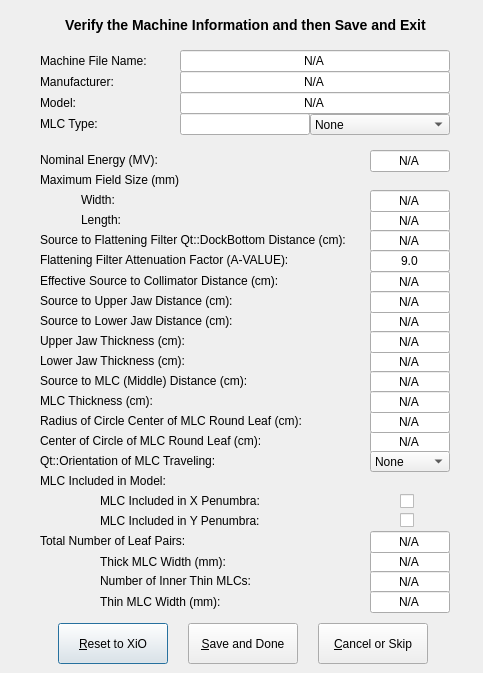
<?xml version="1.0" encoding="UTF-8"?>
<ui version="4.0">
 <class>MachineInfo</class>
 <widget class="QDialog" name="MachineInfo">
  <property name="geometry">
   <rect>
    <x>0</x>
    <y>0</y>
    <width>483</width>
    <height>673</height>
   </rect>
  </property>
  <property name="windowTitle">
   <string>Machine Information</string>
  </property>
  <widget class="QLineEdit" name="MaxFSLLineEdit">
   <property name="geometry">
    <rect>
     <x>370</x>
     <y>210</y>
     <width>80</width>
     <height>22</height>
    </rect>
   </property>
   <property name="text">
    <string>N/A</string>
   </property>
   <property name="alignment">
    <set>Qt::AlignHCenter</set>
   </property>
  </widget>
  <widget class="QLabel" name="MaxFSLLabel">
   <property name="geometry">
    <rect>
     <x>81</x>
     <y>210</y>
     <width>270</width>
     <height>20</height>
    </rect>
   </property>
   <property name="text">
    <string>Length:</string>
   </property>
   <property name="wordWrap">
    <bool>false</bool>
   </property>
  </widget>
  <widget class="QLabel" name="MaxFSWLabel">
   <property name="geometry">
    <rect>
     <x>81</x>
     <y>190</y>
     <width>270</width>
     <height>20</height>
    </rect>
   </property>
   <property name="text">
    <string>Width:</string>
   </property>
   <property name="wordWrap">
    <bool>false</bool>
   </property>
  </widget>
  <widget class="QLabel" name="MLCLabel">
   <property name="geometry">
    <rect>
     <x>40</x>
     <y>114</y>
     <width>140</width>
     <height>20</height>
    </rect>
   </property>
   <property name="frameShape">
    <enum>QFrame::NoFrame</enum>
   </property>
   <property name="frameShadow">
    <enum>QFrame::Plain</enum>
   </property>
   <property name="text">
    <string>MLC Type:</string>
   </property>
   <property name="wordWrap">
    <bool>false</bool>
   </property>
  </widget>
  <widget class="QLabel" name="ModelLabel">
   <property name="geometry">
    <rect>
     <x>40</x>
     <y>93</y>
     <width>140</width>
     <height>20</height>
    </rect>
   </property>
   <property name="frameShape">
    <enum>QFrame::NoFrame</enum>
   </property>
   <property name="frameShadow">
    <enum>QFrame::Plain</enum>
   </property>
   <property name="text">
    <string>Model:</string>
   </property>
   <property name="wordWrap">
    <bool>false</bool>
   </property>
  </widget>
  <widget class="QLabel" name="ManufacturerLabel">
   <property name="geometry">
    <rect>
     <x>40</x>
     <y>72</y>
     <width>140</width>
     <height>20</height>
    </rect>
   </property>
   <property name="frameShape">
    <enum>QFrame::NoFrame</enum>
   </property>
   <property name="frameShadow">
    <enum>QFrame::Plain</enum>
   </property>
   <property name="text">
    <string>Manufacturer:</string>
   </property>
   <property name="wordWrap">
    <bool>false</bool>
   </property>
  </widget>
  <widget class="QLabel" name="FileNameLable">
   <property name="geometry">
    <rect>
     <x>40</x>
     <y>51</y>
     <width>140</width>
     <height>20</height>
    </rect>
   </property>
   <property name="frameShape">
    <enum>QFrame::NoFrame</enum>
   </property>
   <property name="frameShadow">
    <enum>QFrame::Plain</enum>
   </property>
   <property name="text">
    <string>Machine File Name:</string>
   </property>
   <property name="wordWrap">
    <bool>false</bool>
   </property>
  </widget>
  <widget class="QLabel" name="HeadTextLabel">
   <property name="geometry">
    <rect>
     <x>10</x>
     <y>10</y>
     <width>471</width>
     <height>31</height>
    </rect>
   </property>
   <property name="text">
    <string>&lt;font size=&quot;+1&quot;&gt;&lt;b&gt;Verify the Machine Information and then Save and Exit&lt;/b&gt;&lt;/font&gt;</string>
   </property>
   <property name="alignment">
    <set>Qt::AlignCenter</set>
   </property>
   <property name="wordWrap">
    <bool>false</bool>
   </property>
  </widget>
  <widget class="QLineEdit" name="FileNameLineEdit">
   <property name="geometry">
    <rect>
     <x>180</x>
     <y>50</y>
     <width>270</width>
     <height>22</height>
    </rect>
   </property>
   <property name="text">
    <string>N/A</string>
   </property>
   <property name="alignment">
    <set>Qt::AlignHCenter</set>
   </property>
   <property name="readOnly">
    <bool>true</bool>
   </property>
  </widget>
  <widget class="QLineEdit" name="ManufacturerLineEdit">
   <property name="geometry">
    <rect>
     <x>180</x>
     <y>71</y>
     <width>270</width>
     <height>22</height>
    </rect>
   </property>
   <property name="text">
    <string>N/A</string>
   </property>
   <property name="alignment">
    <set>Qt::AlignHCenter</set>
   </property>
   <property name="readOnly">
    <bool>true</bool>
   </property>
  </widget>
  <widget class="QLineEdit" name="ModelLineEdit">
   <property name="geometry">
    <rect>
     <x>180</x>
     <y>92</y>
     <width>270</width>
     <height>22</height>
    </rect>
   </property>
   <property name="text">
    <string>N/A</string>
   </property>
   <property name="alignment">
    <set>Qt::AlignHCenter</set>
   </property>
  </widget>
  <widget class="QLineEdit" name="LineEditMLCtype">
   <property name="geometry">
    <rect>
     <x>180</x>
     <y>113</y>
     <width>130</width>
     <height>22</height>
    </rect>
   </property>
   <property name="text">
    <string/>
   </property>
   <property name="alignment">
    <set>Qt::AlignHCenter</set>
   </property>
  </widget>
  <widget class="QComboBox" name="comboBoxMLCtype">
   <property name="geometry">
    <rect>
     <x>310</x>
     <y>114</y>
     <width>140</width>
     <height>21</height>
    </rect>
   </property>
   <item>
    <property name="text">
     <string>None</string>
    </property>
   </item>
   <item>
    <property name="text">
     <string>SIMPLE-MLC</string>
    </property>
   </item>
   <item>
    <property name="text">
     <string>DBLFOCUS-MLC</string>
    </property>
   </item>
   <item>
    <property name="text">
     <string>RNDFOCUS-MLC</string>
    </property>
   </item>
   <item>
    <property name="text">
     <string>ELEKTA-MLC</string>
    </property>
   </item>
   <item>
    <property name="text">
     <string>VARIAN-MLC</string>
    </property>
   </item>
  </widget>
  <widget class="QLabel" name="MaxFSLabel">
   <property name="geometry">
    <rect>
     <x>40</x>
     <y>170</y>
     <width>310</width>
     <height>20</height>
    </rect>
   </property>
   <property name="text">
    <string>Maximum Field Size (mm)</string>
   </property>
   <property name="wordWrap">
    <bool>false</bool>
   </property>
  </widget>
  <widget class="QLabel" name="NormEnergyLabel">
   <property name="geometry">
    <rect>
     <x>40</x>
     <y>150</y>
     <width>310</width>
     <height>20</height>
    </rect>
   </property>
   <property name="frameShape">
    <enum>QFrame::NoFrame</enum>
   </property>
   <property name="frameShadow">
    <enum>QFrame::Plain</enum>
   </property>
   <property name="text">
    <string>Nominal Energy (MV):</string>
   </property>
   <property name="wordWrap">
    <bool>false</bool>
   </property>
  </widget>
  <widget class="QLineEdit" name="EnergyLineEdit">
   <property name="geometry">
    <rect>
     <x>370</x>
     <y>150</y>
     <width>80</width>
     <height>22</height>
    </rect>
   </property>
   <property name="text">
    <string>N/A</string>
   </property>
   <property name="alignment">
    <set>Qt::AlignHCenter</set>
   </property>
  </widget>
  <widget class="QLineEdit" name="MaxFSWLineEdit">
   <property name="geometry">
    <rect>
     <x>370</x>
     <y>190</y>
     <width>80</width>
     <height>22</height>
    </rect>
   </property>
   <property name="text">
    <string>N/A</string>
   </property>
   <property name="alignment">
    <set>Qt::AlignHCenter</set>
   </property>
  </widget>
  <widget class="QLabel" name="SFDLabel">
   <property name="geometry">
    <rect>
     <x>40</x>
     <y>230</y>
     <width>310</width>
     <height>20</height>
    </rect>
   </property>
   <property name="text">
    <string>Source to Flattening Filter Qt::DockBottom Distance (cm):</string>
   </property>
   <property name="wordWrap">
    <bool>false</bool>
   </property>
  </widget>
  <widget class="QLineEdit" name="SFDLineEdit">
   <property name="geometry">
    <rect>
     <x>370</x>
     <y>230</y>
     <width>80</width>
     <height>22</height>
    </rect>
   </property>
   <property name="text">
    <string>N/A</string>
   </property>
   <property name="alignment">
    <set>Qt::AlignHCenter</set>
   </property>
  </widget>
  <widget class="QLabel" name="ESCDLabel">
   <property name="geometry">
    <rect>
     <x>40</x>
     <y>271</y>
     <width>310</width>
     <height>20</height>
    </rect>
   </property>
   <property name="text">
    <string>Effective Source to Collimator Distance (cm):</string>
   </property>
   <property name="wordWrap">
    <bool>false</bool>
   </property>
  </widget>
  <widget class="QLabel" name="iMLCLabel">
   <property name="geometry">
    <rect>
     <x>100</x>
     <y>571</y>
     <width>250</width>
     <height>20</height>
    </rect>
   </property>
   <property name="text">
    <string>Number of Inner Thin MLCs:</string>
   </property>
   <property name="wordWrap">
    <bool>false</bool>
   </property>
  </widget>
  <widget class="QLabel" name="LJTLabel">
   <property name="geometry">
    <rect>
     <x>40</x>
     <y>351</y>
     <width>310</width>
     <height>20</height>
    </rect>
   </property>
   <property name="text">
    <string>Lower Jaw Thickness (cm):</string>
   </property>
   <property name="wordWrap">
    <bool>false</bool>
   </property>
  </widget>
  <widget class="QLabel" name="tkMLCLabel">
   <property name="geometry">
    <rect>
     <x>100</x>
     <y>551</y>
     <width>250</width>
     <height>21</height>
    </rect>
   </property>
   <property name="text">
    <string>Thick MLC Width (mm):</string>
   </property>
   <property name="wordWrap">
    <bool>false</bool>
   </property>
  </widget>
  <widget class="QLabel" name="cMLCLabel">
   <property name="geometry">
    <rect>
     <x>40</x>
     <y>431</y>
     <width>310</width>
     <height>20</height>
    </rect>
   </property>
   <property name="text">
    <string>Center of Circle of MLC Round Leaf (cm):</string>
   </property>
   <property name="wordWrap">
    <bool>false</bool>
   </property>
  </widget>
  <widget class="QLineEdit" name="ESCDLineEdit">
   <property name="geometry">
    <rect>
     <x>370</x>
     <y>271</y>
     <width>80</width>
     <height>22</height>
    </rect>
   </property>
   <property name="text">
    <string>N/A</string>
   </property>
   <property name="alignment">
    <set>Qt::AlignHCenter</set>
   </property>
  </widget>
  <widget class="QLabel" name="thMLCLabel">
   <property name="geometry">
    <rect>
     <x>100</x>
     <y>591</y>
     <width>250</width>
     <height>21</height>
    </rect>
   </property>
   <property name="text">
    <string>Thin MLC Width (mm):</string>
   </property>
   <property name="wordWrap">
    <bool>false</bool>
   </property>
  </widget>
  <widget class="QLabel" name="rMLCLabel">
   <property name="geometry">
    <rect>
     <x>40</x>
     <y>411</y>
     <width>310</width>
     <height>20</height>
    </rect>
   </property>
   <property name="text">
    <string>Radius of Circle Center of MLC Round Leaf (cm):</string>
   </property>
   <property name="wordWrap">
    <bool>false</bool>
   </property>
  </widget>
  <widget class="QLabel" name="xMLCLabel">
   <property name="geometry">
    <rect>
     <x>100</x>
     <y>491</y>
     <width>250</width>
     <height>20</height>
    </rect>
   </property>
   <property name="text">
    <string>MLC Included in X Penumbra:</string>
   </property>
   <property name="wordWrap">
    <bool>false</bool>
   </property>
  </widget>
  <widget class="QLineEdit" name="SLJDLineEdit">
   <property name="geometry">
    <rect>
     <x>370</x>
     <y>311</y>
     <width>80</width>
     <height>22</height>
    </rect>
   </property>
   <property name="text">
    <string>N/A</string>
   </property>
   <property name="alignment">
    <set>Qt::AlignHCenter</set>
   </property>
  </widget>
  <widget class="QLineEdit" name="tkMLCLineEdit">
   <property name="geometry">
    <rect>
     <x>370</x>
     <y>551</y>
     <width>80</width>
     <height>22</height>
    </rect>
   </property>
   <property name="text">
    <string>N/A</string>
   </property>
   <property name="alignment">
    <set>Qt::AlignHCenter</set>
   </property>
  </widget>
  <widget class="QLabel" name="SUJDLabel">
   <property name="geometry">
    <rect>
     <x>40</x>
     <y>291</y>
     <width>310</width>
     <height>20</height>
    </rect>
   </property>
   <property name="text">
    <string>Source to Upper Jaw Distance (cm):</string>
   </property>
   <property name="wordWrap">
    <bool>false</bool>
   </property>
  </widget>
  <widget class="QLabel" name="SMDLabel">
   <property name="geometry">
    <rect>
     <x>40</x>
     <y>371</y>
     <width>310</width>
     <height>20</height>
    </rect>
   </property>
   <property name="text">
    <string>Source to MLC (Middle) Distance (cm):</string>
   </property>
   <property name="wordWrap">
    <bool>false</bool>
   </property>
  </widget>
  <widget class="QLineEdit" name="cMLCLineEdit">
   <property name="geometry">
    <rect>
     <x>370</x>
     <y>431</y>
     <width>80</width>
     <height>22</height>
    </rect>
   </property>
   <property name="text">
    <string>N/A</string>
   </property>
   <property name="alignment">
    <set>Qt::AlignHCenter</set>
   </property>
  </widget>
  <widget class="QLabel" name="oMLCLabel">
   <property name="geometry">
    <rect>
     <x>40</x>
     <y>451</y>
     <width>310</width>
     <height>20</height>
    </rect>
   </property>
   <property name="text">
    <string>Qt::Orientation of MLC Traveling:</string>
   </property>
   <property name="wordWrap">
    <bool>false</bool>
   </property>
  </widget>
  <widget class="QLabel" name="tMLCLabel">
   <property name="geometry">
    <rect>
     <x>40</x>
     <y>391</y>
     <width>310</width>
     <height>20</height>
    </rect>
   </property>
   <property name="text">
    <string>MLC Thickness (cm):</string>
   </property>
   <property name="wordWrap">
    <bool>false</bool>
   </property>
  </widget>
  <widget class="QLineEdit" name="SUJDLineEdit">
   <property name="geometry">
    <rect>
     <x>370</x>
     <y>291</y>
     <width>80</width>
     <height>22</height>
    </rect>
   </property>
   <property name="text">
    <string>N/A</string>
   </property>
   <property name="alignment">
    <set>Qt::AlignHCenter</set>
   </property>
  </widget>
  <widget class="QLineEdit" name="LJTLineEdit">
   <property name="geometry">
    <rect>
     <x>370</x>
     <y>351</y>
     <width>80</width>
     <height>22</height>
    </rect>
   </property>
   <property name="text">
    <string>N/A</string>
   </property>
   <property name="alignment">
    <set>Qt::AlignHCenter</set>
   </property>
  </widget>
  <widget class="QLineEdit" name="iMLCLineEdit">
   <property name="geometry">
    <rect>
     <x>370</x>
     <y>571</y>
     <width>80</width>
     <height>22</height>
    </rect>
   </property>
   <property name="text">
    <string>N/A</string>
   </property>
   <property name="alignment">
    <set>Qt::AlignHCenter</set>
   </property>
  </widget>
  <widget class="QLabel" name="SLJDLabel">
   <property name="geometry">
    <rect>
     <x>40</x>
     <y>311</y>
     <width>310</width>
     <height>20</height>
    </rect>
   </property>
   <property name="text">
    <string>Source to Lower Jaw Distance (cm):</string>
   </property>
   <property name="wordWrap">
    <bool>false</bool>
   </property>
  </widget>
  <widget class="QLineEdit" name="UJTLineEdit">
   <property name="geometry">
    <rect>
     <x>370</x>
     <y>331</y>
     <width>80</width>
     <height>22</height>
    </rect>
   </property>
   <property name="text">
    <string>N/A</string>
   </property>
   <property name="alignment">
    <set>Qt::AlignHCenter</set>
   </property>
  </widget>
  <widget class="QLineEdit" name="nMLCLineEdit">
   <property name="geometry">
    <rect>
     <x>370</x>
     <y>531</y>
     <width>80</width>
     <height>22</height>
    </rect>
   </property>
   <property name="text">
    <string>N/A</string>
   </property>
   <property name="alignment">
    <set>Qt::AlignHCenter</set>
   </property>
  </widget>
  <widget class="QCheckBox" name="xMLCcheckBox">
   <property name="geometry">
    <rect>
     <x>400</x>
     <y>491</y>
     <width>20</width>
     <height>21</height>
    </rect>
   </property>
   <property name="text">
    <string/>
   </property>
  </widget>
  <widget class="QLineEdit" name="thMLCLineEdit">
   <property name="geometry">
    <rect>
     <x>370</x>
     <y>591</y>
     <width>80</width>
     <height>22</height>
    </rect>
   </property>
   <property name="text">
    <string>N/A</string>
   </property>
   <property name="alignment">
    <set>Qt::AlignHCenter</set>
   </property>
  </widget>
  <widget class="QLabel" name="yMLCLabel">
   <property name="geometry">
    <rect>
     <x>100</x>
     <y>511</y>
     <width>250</width>
     <height>20</height>
    </rect>
   </property>
   <property name="text">
    <string>MLC Included in Y Penumbra:</string>
   </property>
   <property name="wordWrap">
    <bool>false</bool>
   </property>
  </widget>
  <widget class="QLabel" name="UJTLabel">
   <property name="geometry">
    <rect>
     <x>40</x>
     <y>331</y>
     <width>310</width>
     <height>20</height>
    </rect>
   </property>
   <property name="text">
    <string>Upper Jaw Thickness (cm):</string>
   </property>
   <property name="wordWrap">
    <bool>false</bool>
   </property>
  </widget>
  <widget class="QCheckBox" name="yMLCcheckBox">
   <property name="geometry">
    <rect>
     <x>400</x>
     <y>510</y>
     <width>20</width>
     <height>21</height>
    </rect>
   </property>
   <property name="text">
    <string/>
   </property>
  </widget>
  <widget class="QLineEdit" name="SMDLineEdit">
   <property name="geometry">
    <rect>
     <x>370</x>
     <y>371</y>
     <width>80</width>
     <height>22</height>
    </rect>
   </property>
   <property name="text">
    <string>N/A</string>
   </property>
   <property name="alignment">
    <set>Qt::AlignHCenter</set>
   </property>
  </widget>
  <widget class="QLineEdit" name="rMLCLineEdit">
   <property name="geometry">
    <rect>
     <x>370</x>
     <y>411</y>
     <width>80</width>
     <height>22</height>
    </rect>
   </property>
   <property name="text">
    <string>N/A</string>
   </property>
   <property name="alignment">
    <set>Qt::AlignHCenter</set>
   </property>
  </widget>
  <widget class="QLineEdit" name="tMLCLineEdit">
   <property name="geometry">
    <rect>
     <x>370</x>
     <y>391</y>
     <width>80</width>
     <height>22</height>
    </rect>
   </property>
   <property name="text">
    <string>N/A</string>
   </property>
   <property name="alignment">
    <set>Qt::AlignHCenter</set>
   </property>
  </widget>
  <widget class="QComboBox" name="oMLCcomboBox">
   <property name="geometry">
    <rect>
     <x>370</x>
     <y>451</y>
     <width>80</width>
     <height>21</height>
    </rect>
   </property>
   <item>
    <property name="text">
     <string>None</string>
    </property>
   </item>
   <item>
    <property name="text">
     <string>X</string>
    </property>
   </item>
   <item>
    <property name="text">
     <string>Y</string>
    </property>
   </item>
  </widget>
  <widget class="QLabel" name="isMLCLabel">
   <property name="geometry">
    <rect>
     <x>40</x>
     <y>471</y>
     <width>310</width>
     <height>20</height>
    </rect>
   </property>
   <property name="text">
    <string>MLC Included in Model:</string>
   </property>
   <property name="wordWrap">
    <bool>false</bool>
   </property>
  </widget>
  <widget class="QLabel" name="nMLCLabel">
   <property name="geometry">
    <rect>
     <x>40</x>
     <y>531</y>
     <width>310</width>
     <height>20</height>
    </rect>
   </property>
   <property name="text">
    <string>Total Number of Leaf Pairs:</string>
   </property>
   <property name="wordWrap">
    <bool>false</bool>
   </property>
  </widget>
  <widget class="QPushButton" name="resetButton">
   <property name="geometry">
    <rect>
     <x>58</x>
     <y>623</y>
     <width>110</width>
     <height>41</height>
    </rect>
   </property>
   <property name="focusPolicy">
    <enum>Qt::StrongFocus</enum>
   </property>
   <property name="text">
    <string>&amp;Reset to XiO</string>
   </property>
   <property name="shortcut">
    <string>Alt+R</string>
   </property>
  </widget>
  <widget class="QPushButton" name="saveButton">
   <property name="geometry">
    <rect>
     <x>188</x>
     <y>623</y>
     <width>110</width>
     <height>41</height>
    </rect>
   </property>
   <property name="focusPolicy">
    <enum>Qt::TabFocus</enum>
   </property>
   <property name="text">
    <string>&amp;Save and Done</string>
   </property>
   <property name="shortcut">
    <string>Alt+S</string>
   </property>
  </widget>
  <widget class="QPushButton" name="interruptButton">
   <property name="geometry">
    <rect>
     <x>318</x>
     <y>623</y>
     <width>110</width>
     <height>41</height>
    </rect>
   </property>
   <property name="focusPolicy">
    <enum>Qt::StrongFocus</enum>
   </property>
   <property name="text">
    <string>&amp;Cancel or Skip</string>
   </property>
   <property name="shortcut">
    <string>Alt+C</string>
   </property>
  </widget>
  <widget class="QLabel" name="AvalLabel">
   <property name="geometry">
    <rect>
     <x>40</x>
     <y>250</y>
     <width>310</width>
     <height>20</height>
    </rect>
   </property>
   <property name="text">
    <string>Flattening Filter Attenuation Factor (A-VALUE):</string>
   </property>
   <property name="wordWrap">
    <bool>false</bool>
   </property>
  </widget>
  <widget class="QLineEdit" name="AvalLineEdit">
   <property name="geometry">
    <rect>
     <x>370</x>
     <y>250</y>
     <width>80</width>
     <height>22</height>
    </rect>
   </property>
   <property name="text">
    <string>9.0</string>
   </property>
   <property name="alignment">
    <set>Qt::AlignHCenter</set>
   </property>
  </widget>
 </widget>
 <layoutdefault spacing="6" margin="11"/>
 <pixmapfunction>qPixmapFromMimeSource</pixmapfunction>
 <tabstops>
  <tabstop>EnergyLineEdit</tabstop>
  <tabstop>MaxFSWLineEdit</tabstop>
  <tabstop>MaxFSLLineEdit</tabstop>
  <tabstop>SFDLineEdit</tabstop>
  <tabstop>ESCDLineEdit</tabstop>
  <tabstop>SUJDLineEdit</tabstop>
  <tabstop>SLJDLineEdit</tabstop>
  <tabstop>UJTLineEdit</tabstop>
  <tabstop>LJTLineEdit</tabstop>
  <tabstop>SMDLineEdit</tabstop>
  <tabstop>tMLCLineEdit</tabstop>
  <tabstop>rMLCLineEdit</tabstop>
  <tabstop>cMLCLineEdit</tabstop>
  <tabstop>oMLCcomboBox</tabstop>
  <tabstop>xMLCcheckBox</tabstop>
  <tabstop>yMLCcheckBox</tabstop>
  <tabstop>nMLCLineEdit</tabstop>
  <tabstop>tkMLCLineEdit</tabstop>
  <tabstop>iMLCLineEdit</tabstop>
  <tabstop>thMLCLineEdit</tabstop>
  <tabstop>saveButton</tabstop>
  <tabstop>interruptButton</tabstop>
 </tabstops>
 <resources/>
 <connections>
  <connection>
   <sender>xMLCcheckBox</sender>
   <signal>toggled(bool)</signal>
   <receiver>xMLCcheckBox</receiver>
   <slot>setChecked(bool)</slot>
   <hints>
    <hint type="sourcelabel">
     <x>20</x>
     <y>20</y>
    </hint>
    <hint type="destinationlabel">
     <x>20</x>
     <y>20</y>
    </hint>
   </hints>
  </connection>
  <connection>
   <sender>yMLCcheckBox</sender>
   <signal>toggled(bool)</signal>
   <receiver>yMLCcheckBox</receiver>
   <slot>setChecked(bool)</slot>
   <hints>
    <hint type="sourcelabel">
     <x>20</x>
     <y>20</y>
    </hint>
    <hint type="destinationlabel">
     <x>20</x>
     <y>20</y>
    </hint>
   </hints>
  </connection>
  <connection>
   <sender>oMLCcomboBox</sender>
   <signal>activated(QString)</signal>
   <receiver>oMLCcomboBox</receiver>
   <slot>setFocus()</slot>
   <hints>
    <hint type="sourcelabel">
     <x>20</x>
     <y>20</y>
    </hint>
    <hint type="destinationlabel">
     <x>20</x>
     <y>20</y>
    </hint>
   </hints>
  </connection>
  <connection>
   <sender>saveButton</sender>
   <signal>clicked()</signal>
   <receiver>MachineInfo</receiver>
   <slot>checkModified()</slot>
   <hints>
    <hint type="sourcelabel">
     <x>20</x>
     <y>20</y>
    </hint>
    <hint type="destinationlabel">
     <x>20</x>
     <y>20</y>
    </hint>
   </hints>
  </connection>
  <connection>
   <sender>interruptButton</sender>
   <signal>clicked()</signal>
   <receiver>MachineInfo</receiver>
   <slot>Cancel()</slot>
   <hints>
    <hint type="sourcelabel">
     <x>20</x>
     <y>20</y>
    </hint>
    <hint type="destinationlabel">
     <x>20</x>
     <y>20</y>
    </hint>
   </hints>
  </connection>
  <connection>
   <sender>resetButton</sender>
   <signal>clicked()</signal>
   <receiver>MachineInfo</receiver>
   <slot>resetMachine()</slot>
   <hints>
    <hint type="sourcelabel">
     <x>20</x>
     <y>20</y>
    </hint>
    <hint type="destinationlabel">
     <x>20</x>
     <y>20</y>
    </hint>
   </hints>
  </connection>
 </connections>
</ui>
